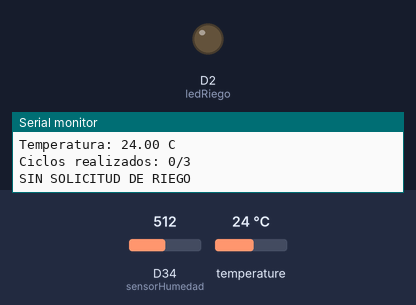
A sketch run on a simulated Arduino Due. On the bench: output pins drawn as LEDs (lit = HIGH), the last lines printed to the serial monitor. The test bench sets the inputs (shaded band); at power-on: D34 (sensorHumedad) = 512, temperature 24 °C (analog values on the 0–1023 scale).

Above: at 1.2 s.
1.3 s: D34 (sensorHumedad) set to 578
4.3 s: D34 (sensorHumedad) set to 602
At 6.5 s:
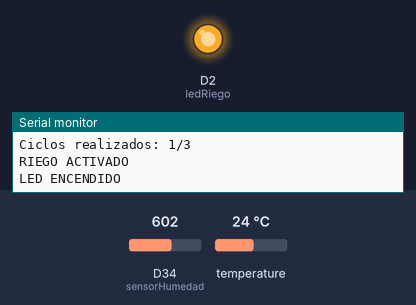
6.8 s: D34 (sensorHumedad) set to 492
9.8 s: D34 (sensorHumedad) set to 473
At 11.4 s:
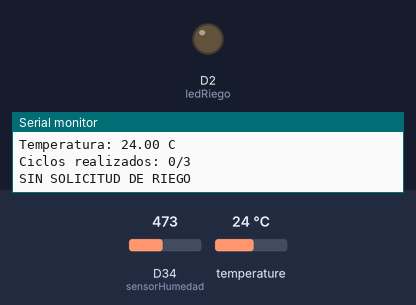
12.4 s: D34 (sensorHumedad) set to 716
At 14.5 s:
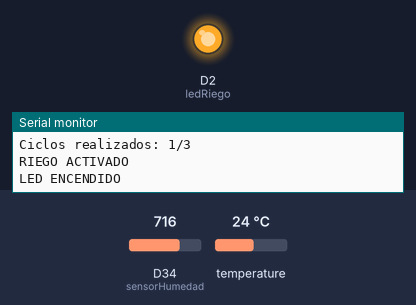
Timing chart, 0 to 16.0 s (numbered marks = the images above; inputs shaded):
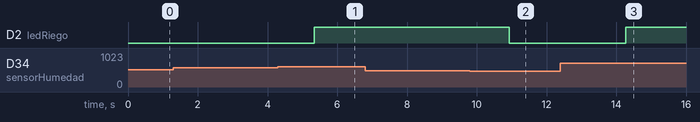

The sketch:

Codigo-general-hidrosense.ino
```cpp
#include <OneWire.h>
#include <DallasTemperature.h>

// ========================================
// PROYECTO: RIEGO INTELIGENTE UAI
// CODIGO GENERAL CALIBRADO
// ========================================

// 1. PINES DE LOS COMPONENTES

const int sensorHumedad = 34;
const int sensorTemperatura = 4;
const int ledRiego = 2;


// 2. CALIBRACION REAL DE HUMEDAD

const int valorSeco = 3010;
const int valorHumedo = 1745;


// 3. PARAMETROS EXPERIMENTALES DE RIEGO

const int humedadCritica = 50;
const int humedadPreventiva = 70;
const int humedadRecuperada = 85;

const float temperaturaAlta = 25.0;


// 4. TIEMPOS DE DEMOSTRACION

const unsigned long tiempoRiego = 10000;
const unsigned long tiempoReposo = 15000;

const int maxCiclos = 3;


// 5. CONFIGURACION SENSOR TEMPERATURA

OneWire oneWire(sensorTemperatura);
DallasTemperature sensorTemp(&oneWire);


// 6. ESTADOS DEL SISTEMA

enum Estado {
  ESPERANDO,
  REGANDO,
  REPOSANDO,
  BLOQUEADO
};

Estado estado = ESPERANDO;

int ciclosRealizados = 0;
unsigned long inicioEstado = 0;


// ========================================
// CONFIGURACION INICIAL
// ========================================

void setup() {

  Serial.begin(115200);

  analogReadResolution(12);

  pinMode(ledRiego, OUTPUT);
  digitalWrite(ledRiego, LOW);

  sensorTemp.begin();

  Serial.println("SISTEMA RIEGO UAI INICIADO");
  Serial.println("SENSOR DE HUMEDAD CALIBRADO");
}


// ========================================
// FUNCIONAMIENTO PRINCIPAL
// ========================================

void loop() {

  unsigned long ahora = millis();

  // 1. LEER SENSOR DE HUMEDAD
  // Promediar 10 mediciones

  long suma = 0;

  for (int i = 0; i < 10; i++) {
    suma += analogRead(sensorHumedad);
    delay(10);
  }

  int lectura = suma / 10;


  // 2. CONVERTIR A HUMEDAD RELATIVA

  int humedad = map(
    lectura,
    valorSeco,
    valorHumedo,
    0,
    100
  );

  humedad = constrain(humedad, 0, 100);


  // 3. LEER TEMPERATURA

  sensorTemp.requestTemperatures();

  float temperatura =
    sensorTemp.getTempCByIndex(0);


  // 4. VERIFICAR SENSOR DE TEMPERATURA

  if (temperatura == DEVICE_DISCONNECTED_C) {

    estado = BLOQUEADO;

    digitalWrite(ledRiego, LOW);

    Serial.println("ERROR SENSOR TEMPERATURA");
    Serial.println("SISTEMA BLOQUEADO");

    delay(1000);
    return;
  }


  // 5. EVALUAR NECESIDAD DE RIEGO

  bool sueloSeco =
    humedad < humedadCritica;

  bool riesgoPreventivo =
    temperatura >= temperaturaAlta &&
    humedad < humedadPreventiva;

  bool necesitaRiego =
    sueloSeco || riesgoPreventivo;


  // 6. CONTROLAR ESTADOS DEL SISTEMA

  if (humedad >= humedadRecuperada &&
      estado != BLOQUEADO) {

    estado = ESPERANDO;
    ciclosRealizados = 0;

  } else {

    switch (estado) {

      case ESPERANDO:

        if (necesitaRiego) {

          if (ciclosRealizados < maxCiclos) {

            estado = REGANDO;

            ciclosRealizados++;

            inicioEstado = ahora;

          } else {

            estado = BLOQUEADO;
          }
        }
        break;


      case REGANDO:

        if (ahora - inicioEstado >= tiempoRiego) {

          estado = REPOSANDO;

          inicioEstado = ahora;
        }
        break;


      case REPOSANDO:

        if (ahora - inicioEstado >= tiempoReposo) {

          if (ciclosRealizados >= maxCiclos) {

            estado = BLOQUEADO;

          } else if (necesitaRiego) {

            estado = REGANDO;

            ciclosRealizados++;

            inicioEstado = ahora;

          } else {

            estado = ESPERANDO;
          }
        }
        break;


      case BLOQUEADO:

        // No permitir nuevas activaciones
        break;
    }
  }


  // 7. CONTROLAR EL LED

  if (estado == REGANDO) {

    digitalWrite(ledRiego, HIGH);

  } else {

    digitalWrite(ledRiego, LOW);
  }


  // 8. MOSTRAR MEDICIONES

  Serial.println("-------------------------");

  Serial.print("Lectura original: ");
  Serial.println(lectura);

  Serial.print("Humedad calibrada: ");
  Serial.print(humedad);
  Serial.println("%");

  Serial.print("Temperatura: ");
  Serial.print(temperatura);
  Serial.println(" C");

  Serial.print("Ciclos realizados: ");
  Serial.print(ciclosRealizados);
  Serial.print("/");
  Serial.println(maxCiclos);


  // 9. MOSTRAR ESTADO

  switch (estado) {

    case ESPERANDO:

      Serial.println("SIN SOLICITUD DE RIEGO");
      break;

    case REGANDO:

      Serial.println("RIEGO ACTIVADO");
      Serial.println("LED ENCENDIDO");
      break;

    case REPOSANDO:

      Serial.println("REPOSO - INFILTRACION");
      Serial.println("LED APAGADO");
      break;

    case BLOQUEADO:

      Serial.println("SISTEMA BLOQUEADO");
      Serial.println("REQUIERE REVISION");
      break;
  }

  delay(250);
}
```

Measured:
- the behaviour switches between 594 and 595 on D34 (sensorHumedad) (found by bisection; images 0 and 1)
- the behaviour switches between 484 and 483 on D34 (sensorHumedad) (found by bisection; images 1 and 2)
- after the input at 4.3 s, D2 (ledRiego): LOW → HIGH after 1.0 s
- after the input at 9.8 s, D2 (ledRiego): HIGH → LOW after 1.1 s
- after the input at 12.4 s, D2 (ledRiego): LOW → HIGH after 1.9 s
